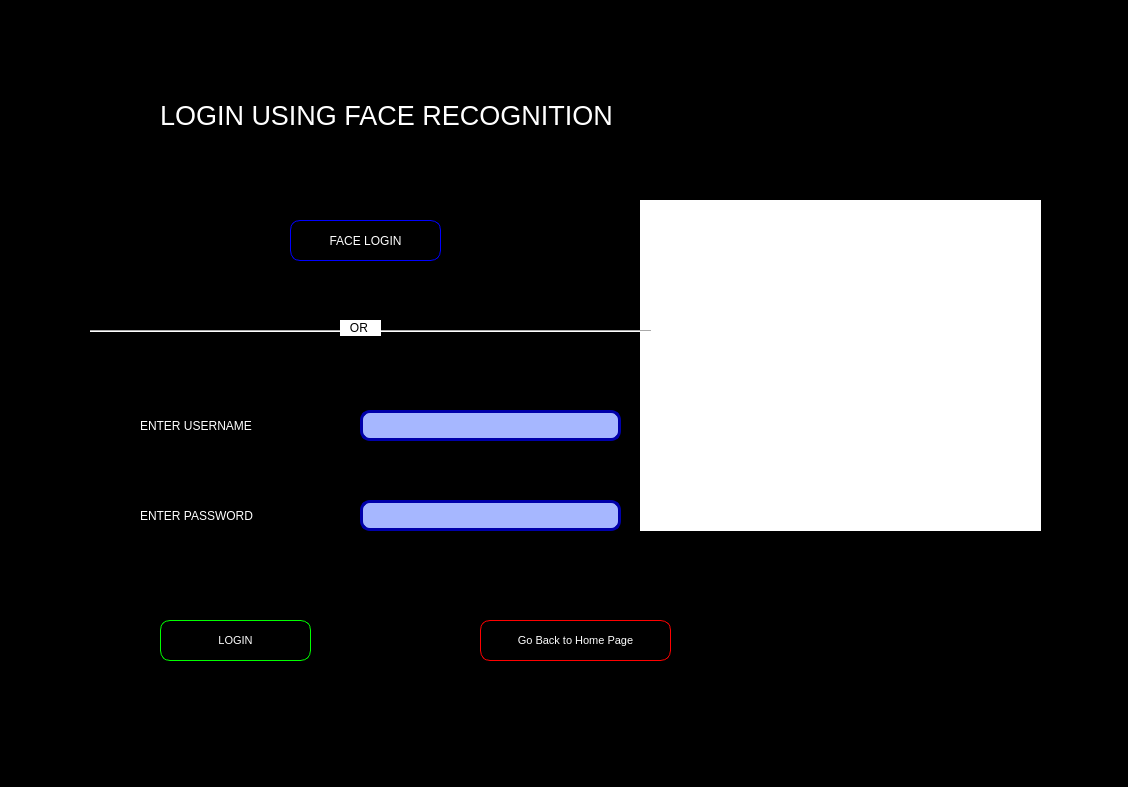
<?xml version="1.0" encoding="UTF-8"?>
<ui version="4.0">
 <class>Form</class>
 <widget class="QWidget" name="Form">
  <property name="geometry">
   <rect>
    <x>0</x>
    <y>0</y>
    <width>1128</width>
    <height>787</height>
   </rect>
  </property>
  <property name="windowTitle">
   <string>Form</string>
  </property>
  <property name="styleSheet">
   <string notr="true">background-color: rgb(255, 255, 255);
</string>
  </property>
  <widget class="QLineEdit" name="lineEdit">
   <property name="geometry">
    <rect>
     <x>260</x>
     <y>430</y>
     <width>261</width>
     <height>31</height>
    </rect>
   </property>
   <property name="styleSheet">
    <string notr="true">QLineEdit{
background-color: rgb(170,170,170);
border:3px solid #747474;
border-radius: 10px;
font:Arial;
}
QLineEdit:Focus{
border:3px solid rgb(0,0,255);
background-color: rgb(255, 255, 255);
}</string>
   </property>
  </widget>
  <widget class="QPushButton" name="pushButton_2">
   <property name="geometry">
    <rect>
     <x>180</x>
     <y>220</y>
     <width>151</width>
     <height>41</height>
    </rect>
   </property>
   <property name="styleSheet">
    <string notr="true">
QPushButton{
background-color: rgb(170,170,170);
border-radius: 20px;
font: 75 8pt &quot;MS Shell Dlg 2&quot;;
border:3px solid #747474;
}
QPushButton:hover{
background-color: #a5b6ff;
border:5px solid #0000ff ;
}</string>
   </property>
   <property name="text">
    <string>FACE LOGIN</string>
   </property>
  </widget>
  <widget class="QLabel" name="label_4">
   <property name="geometry">
    <rect>
     <x>0</x>
     <y>0</y>
     <width>1131</width>
     <height>801</height>
    </rect>
   </property>
   <property name="styleSheet">
    <string notr="true">color: rgb(0, 0, 255);
font: 12pt &quot;MS Shell Dlg 2&quot;;
background-color: rgb(0, 0, 0);</string>
   </property>
   <property name="text">
    <string/>
   </property>
   <property name="pixmap">
    <pixmap>:/newPrefix/newai.jpg</pixmap>
   </property>
   <property name="scaledContents">
    <bool>true</bool>
   </property>
  </widget>
  <widget class="QLineEdit" name="lineEdit_2">
   <property name="geometry">
    <rect>
     <x>360</x>
     <y>410</y>
     <width>261</width>
     <height>31</height>
    </rect>
   </property>
   <property name="styleSheet">
    <string notr="true">QLineEdit{
background-color: #a6b7ff;
border:3px solid rgb(0,0,170);
border-radius: 10px;
font:Arial;
}
QLineEdit:Focus{
border:3px solid #ffff00;
background-color: #ffffd9;
}</string>
   </property>
  </widget>
  <widget class="QPushButton" name="pushButton_3">
   <property name="geometry">
    <rect>
     <x>160</x>
     <y>620</y>
     <width>151</width>
     <height>41</height>
    </rect>
   </property>
   <property name="styleSheet">
    <string notr="true">
QPushButton{
background-color: rgb(0,0,0);
color: #fff;
border:0.5px solid rgb(0,255,0);
border-radius: 10px;
font: 75 8pt ;
}
QPushButton:hover{
background-color: rgb(0,255,0);
color: #fff
}</string>
   </property>
   <property name="text">
    <string>LOGIN</string>
   </property>
  </widget>
  <widget class="QLabel" name="label_5">
   <property name="geometry">
    <rect>
     <x>140</x>
     <y>490</y>
     <width>171</width>
     <height>51</height>
    </rect>
   </property>
   <property name="styleSheet">
    <string notr="true">color: rgb(255, 255, 255);
font: 12pt &quot;MS Shell Dlg 2&quot;;
background-color: none;</string>
   </property>
   <property name="text">
    <string>ENTER PASSWORD</string>
   </property>
  </widget>
  <widget class="QLabel" name="label_6">
   <property name="geometry">
    <rect>
     <x>140</x>
     <y>400</y>
     <width>171</width>
     <height>51</height>
    </rect>
   </property>
   <property name="styleSheet">
    <string notr="true">color: rgb(255, 255, 255);
font: 12pt &quot;MS Shell Dlg 2&quot;;
background-color: none</string>
   </property>
   <property name="text">
    <string>ENTER USERNAME</string>
   </property>
  </widget>
  <widget class="QLineEdit" name="lineEdit_3">
   <property name="geometry">
    <rect>
     <x>360</x>
     <y>500</y>
     <width>261</width>
     <height>31</height>
    </rect>
   </property>
   <property name="styleSheet">
    <string notr="true">QLineEdit{
background-color: #a6b7ff;
border:3px solid rgb(0,0,170);
border-radius: 10px;
font:Arial;
}
QLineEdit:Focus{
border:3px solid #ffff00;
background-color: #ffffd9;
}</string>
   </property>
  </widget>
  <widget class="QLabel" name="label_7">
   <property name="geometry">
    <rect>
     <x>160</x>
     <y>90</y>
     <width>531</width>
     <height>51</height>
    </rect>
   </property>
   <property name="styleSheet">
    <string notr="true">color: #fff;
font: 20pt ;
font-style: Bold;
background-color: none;
</string>
   </property>
   <property name="text">
    <string>LOGIN USING FACE RECOGNITION</string>
   </property>
  </widget>
  <widget class="QPushButton" name="pushButton_4">
   <property name="geometry">
    <rect>
     <x>290</x>
     <y>220</y>
     <width>151</width>
     <height>41</height>
    </rect>
   </property>
   <property name="styleSheet">
    <string notr="true">
QPushButton{
background-color: rgb(0, 0, 0);
color: rgb(255, 255, 255);
border-radius: 10px;
font: 75 8pt &quot;MS Shell Dlg 2&quot;;
border:1px solid rgb(0,0,255);
}
QPushButton:hover{
background-color: rgb(0,0,255);
color: #fff
}</string>
   </property>
   <property name="text">
    <string>FACE LOGIN</string>
   </property>
  </widget>
  <widget class="QLabel" name="label">
   <property name="geometry">
    <rect>
     <x>640</x>
     <y>200</y>
     <width>401</width>
     <height>331</height>
    </rect>
   </property>
   <property name="styleSheet">
    <string notr="true">background-image: url(:/login/images/login.gif);</string>
   </property>
   <property name="text">
    <string/>
   </property>
  </widget>
  <widget class="QPushButton" name="pushButton_5">
   <property name="geometry">
    <rect>
     <x>480</x>
     <y>620</y>
     <width>191</width>
     <height>41</height>
    </rect>
   </property>
   <property name="styleSheet">
    <string notr="true">
QPushButton{
background-color: rgb(0,0,0);
color: #fff;
border:0.5px solid rgb(255,0,0);
border-radius: 10px;
font: 75 8pt ;
}
QPushButton:hover{
background-color: rgb(255,0,0);
color: #fff
}</string>
   </property>
   <property name="text">
    <string>Go Back to Home Page</string>
   </property>
  </widget>
  <widget class="Line" name="line">
   <property name="geometry">
    <rect>
     <x>90</x>
     <y>330</y>
     <width>561</width>
     <height>2</height>
    </rect>
   </property>
   <property name="orientation">
    <enum>Qt::Horizontal</enum>
   </property>
  </widget>
  <widget class="QLabel" name="label_2">
   <property name="geometry">
    <rect>
     <x>340</x>
     <y>320</y>
     <width>41</width>
     <height>16</height>
    </rect>
   </property>
   <property name="text">
    <string>   OR</string>
   </property>
  </widget>
 </widget>
 <resources>
  <include location="../test1.qrc"/>
 </resources>
 <connections/>
</ui>
